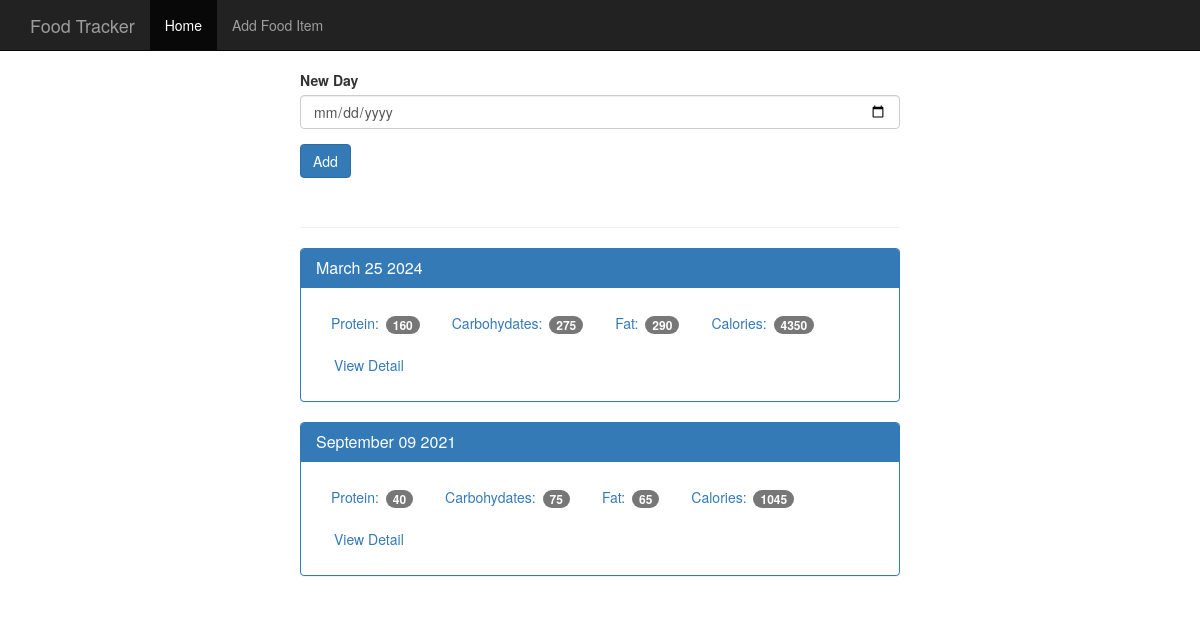
The page / on the database its author committed.
### tables this page shows
CREATE TABLE log_date (
    id integer primary key autoincrement,
    entry_date date not null
);

### app.py (the view)
@app.route('/', methods=['POST', 'GET'])
def index():
    db = get_db()
    if request.method == 'POST':
        date = request.form['date']
        dt = datetime.strptime(date, '%Y-%m-%d')
        database_date = datetime.strftime(dt, '%Y%m%d')
        db.execute('insert into log_date (entry_date) values (?)', [database_date])
        db.commit()
    cur = db.execute('select log_date.entry_date, sum(food.protein) as protein, sum(food.carbohydrates) as carbohydrates, sum(food.fat) as fat, sum(food.calories) as calories from log_date join food_date on food_date.log_date_id = log_date.id join food on food.id = food_date.food_id group by log_date.id order by log_date.entry_date desc')
    results = cur.fetchall()
    date_results = []
    for i in results:
        single_date = {}
        single_date['protein'] = i['protein']
        single_date['carbohydrates'] = i['carbohydrates']
        single_date['fat'] = i['fat']
        single_date['calories'] = i['calories']
        single_date['entry_date'] = i['entry_date']
        d = datetime.strptime(str(i['entry_date']), '%Y%m%d')
        single_date['pretty_date'] = datetime.strftime(d, '%B %d %Y')
        date_results.append(single_date)
    return render_template('home.html', results = date_results)

### database.py (called while the page is built)
def connect_db():
    sql = sqlite3.connect('E:\\Python\\Flask Projects\\Flask_Food_Tracker\\food_log.db')
    sql.row_factory = sqlite3.Row
    return sql

def get_db():
    if not hasattr(g, 'sqlite3_db'):
        g.sqlite_db = connect_db()
    return g.sqlite_db

### templates/home.html (shortened to what this page needs)
<!DOCTYPE html>
<html lang="en">
  <head>
    <link href="{{ url_for('static', filename='bootstrap.min.css') }}" rel="stylesheet">
    <link href="{{ url_for('static', filename='theme.css')}}" rel="stylesheet">
  </head>
  <body>
    <nav class="navbar navbar-inverse navbar-fixed-top">
      <div class="container">
        <div class="navbar-header">
          <a class="navbar-brand" href="{{ url_for('index') }}">Food Tracker</a>
        </div>
        <div id="navbar" class="navbar-collapse collapse">
          <ul class="nav navbar-nav">
            <li class="active"><a href="{{ url_for('index') }}">Home</a></li>
            <li><a href="{{ url_for('food') }}">Add Food Item</a></li>
          </ul>
        </div>
      </div>
    </nav>
    <div class="container theme-showcase col-sm-6 col-sm-offset-3" role="main">
      <div class="row">
        <div>
          <form method="POST" action="/">
            <div class="form-group">
              <label for="new-day">New Day</label>
              <input type="date" class="form-control" name="date" id="new-day">
            </div>
            <button type="submit" class="btn btn-primary">Add</button>
          </form>
          <div class="page-header"></div>
          {% for r in results %}
          <div class="panel panel-primary">
            <div class="panel-heading">
              <h3 class="panel-title">{{ r.pretty_date }}</h3>
            </div>
            <div class="panel-body">
              <ul class="nav nav-pills" role="tablist">
                <li><a>Protein: <span class="badge">{{ r.protein }}</span></a></li>
                <li><a>Carbohydates: <span class="badge">{{ r.carbohydrates }}</span></a></li>
                <li><a>Fat: <span class="badge">{{ r.fat }}</span></a></li>
                <li><a>Calories: <span class="badge">{{ r.calories }}</span></a></li>
                <li><a href="{{ url_for('view', date=r.entry_date)}}" type="button" class="btn btn-link">View Detail</a></li>
              </ul>
            </div>
          </div>
          {% endfor %}
        </div>
      </div>
    </div>
  </body>
</html>

### static/theme.css (style rules this page uses)
body { padding-top: 70px; padding-bottom: 30px; }

### rows shown on the page
log_date: pretty_date "March 25 2024", protein "160", carbohydrates "275", fat "290", calories "4350"
log_date: pretty_date "September 09 2021", protein "40", carbohydrates "75", fat "65", calories "1045"
